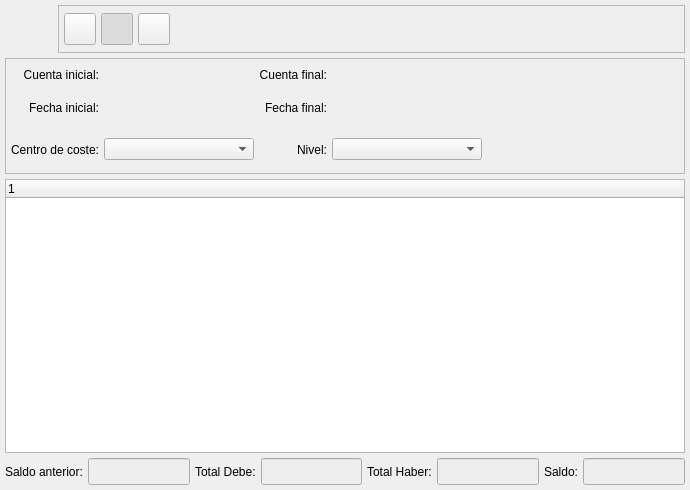
<ui version="4.0" >
 <author>Tomeu Borras Riera</author>
 <class>BalanceTreeBase</class>
 <widget class="QWidget" name="BalanceTreeBase" >
  <property name="geometry" >
   <rect>
    <x>0</x>
    <y>0</y>
    <width>690</width>
    <height>490</height>
   </rect>
  </property>
  <property name="windowTitle" >
   <string>Balance jerarquico de Cuentas</string>
  </property>
  <property name="windowIcon" >
   <iconset resource="../../../bulmages.qrc" >:/BulmaCont32x32/images/png/i_arbolBalance.xpm</iconset>
  </property>
  <layout class="QVBoxLayout" >
   <property name="margin" >
    <number>5</number>
   </property>
   <property name="spacing" >
    <number>5</number>
   </property>
   <item>
    <layout class="QHBoxLayout" >
     <property name="margin" >
      <number>0</number>
     </property>
     <property name="spacing" >
      <number>5</number>
     </property>
     <item>
      <widget class="QLabel" name="pixmapLabel1" >
       <property name="sizePolicy" >
        <sizepolicy>
         <hsizetype>0</hsizetype>
         <vsizetype>0</vsizetype>
         <horstretch>0</horstretch>
         <verstretch>0</verstretch>
        </sizepolicy>
       </property>
       <property name="minimumSize" >
        <size>
         <width>48</width>
         <height>48</height>
        </size>
       </property>
       <property name="maximumSize" >
        <size>
         <width>48</width>
         <height>48</height>
        </size>
       </property>
       <property name="pixmap" >
        <pixmap resource="../../../bulmages.qrc" >:/BulmaCont32x32/images/png/i_arbolBalance.xpm</pixmap>
       </property>
       <property name="scaledContents" >
        <bool>true</bool>
       </property>
      </widget>
     </item>
     <item>
      <widget class="QFrame" name="frame_3" >
       <property name="sizePolicy" >
        <sizepolicy>
         <hsizetype>7</hsizetype>
         <vsizetype>7</vsizetype>
         <horstretch>0</horstretch>
         <verstretch>0</verstretch>
        </sizepolicy>
       </property>
       <property name="maximumSize" >
        <size>
         <width>16777215</width>
         <height>48</height>
        </size>
       </property>
       <property name="frameShape" >
        <enum>QFrame::StyledPanel</enum>
       </property>
       <property name="frameShadow" >
        <enum>QFrame::Raised</enum>
       </property>
       <layout class="QHBoxLayout" >
        <property name="margin" >
         <number>5</number>
        </property>
        <property name="spacing" >
         <number>5</number>
        </property>
        <item>
         <widget class="QToolButton" name="mui_imprimir" >
          <property name="minimumSize" >
           <size>
            <width>32</width>
            <height>32</height>
           </size>
          </property>
          <property name="maximumSize" >
           <size>
            <width>32</width>
            <height>32</height>
           </size>
          </property>
          <property name="toolTip" >
           <string>Borrar albaran</string>
          </property>
          <property name="whatsThis" >
           <string>Borrar albaran</string>
          </property>
          <property name="text" >
           <string/>
          </property>
          <property name="icon" >
           <iconset resource="../../../bulmages.qrc" >:/Genericos32x32/images/png/i_filePrint.xpm</iconset>
          </property>
          <property name="iconSize" >
           <size>
            <width>22</width>
            <height>22</height>
           </size>
          </property>
         </widget>
        </item>
        <item>
         <widget class="QToolButton" name="mui_filtrar" >
          <property name="minimumSize" >
           <size>
            <width>32</width>
            <height>32</height>
           </size>
          </property>
          <property name="maximumSize" >
           <size>
            <width>32</width>
            <height>32</height>
           </size>
          </property>
          <property name="toolTip" >
           <string>Imprimir albaran</string>
          </property>
          <property name="whatsThis" >
           <string>Imprimir albaran</string>
          </property>
          <property name="text" >
           <string/>
          </property>
          <property name="icon" >
           <iconset resource="../../../bulmages.qrc" >:/Genericos32x32/images/png/i_find.png</iconset>
          </property>
          <property name="iconSize" >
           <size>
            <width>22</width>
            <height>22</height>
           </size>
          </property>
          <property name="checkable" >
           <bool>true</bool>
          </property>
          <property name="checked" >
           <bool>true</bool>
          </property>
         </widget>
        </item>
        <item>
         <widget class="QToolButton" name="mui_actualizar" >
          <property name="minimumSize" >
           <size>
            <width>32</width>
            <height>32</height>
           </size>
          </property>
          <property name="maximumSize" >
           <size>
            <width>32</width>
            <height>32</height>
           </size>
          </property>
          <property name="toolTip" >
           <string>Imprimir albaran</string>
          </property>
          <property name="whatsThis" >
           <string>Imprimir albaran</string>
          </property>
          <property name="text" >
           <string/>
          </property>
          <property name="icon" >
           <iconset resource="../../../bulmages.qrc" >:/Genericos32x32/images/png/i_reload.png</iconset>
          </property>
          <property name="iconSize" >
           <size>
            <width>22</width>
            <height>22</height>
           </size>
          </property>
          <property name="checkable" >
           <bool>false</bool>
          </property>
          <property name="checked" >
           <bool>false</bool>
          </property>
         </widget>
        </item>
        <item>
         <spacer>
          <property name="orientation" >
           <enum>Qt::Horizontal</enum>
          </property>
          <property name="sizeType" >
           <enum>QSizePolicy::Expanding</enum>
          </property>
          <property name="sizeHint" >
           <size>
            <width>421</width>
            <height>26</height>
           </size>
          </property>
         </spacer>
        </item>
       </layout>
      </widget>
     </item>
    </layout>
   </item>
   <item>
    <widget class="QFrame" name="frame" >
     <property name="sizePolicy" >
      <sizepolicy>
       <hsizetype>5</hsizetype>
       <vsizetype>1</vsizetype>
       <horstretch>0</horstretch>
       <verstretch>0</verstretch>
      </sizepolicy>
     </property>
     <property name="frameShape" >
      <enum>QFrame::StyledPanel</enum>
     </property>
     <property name="frameShadow" >
      <enum>QFrame::Raised</enum>
     </property>
     <layout class="QGridLayout" >
      <property name="margin" >
       <number>5</number>
      </property>
      <property name="spacing" >
       <number>5</number>
      </property>
      <item row="0" column="4" >
       <spacer>
        <property name="orientation" >
         <enum>Qt::Horizontal</enum>
        </property>
        <property name="sizeType" >
         <enum>QSizePolicy::Expanding</enum>
        </property>
        <property name="sizeHint" >
         <size>
          <width>174</width>
          <height>21</height>
         </size>
        </property>
       </spacer>
      </item>
      <item row="0" column="3" >
       <widget class="BusquedaCuenta" native="1" name="m_codigofinal" >
        <property name="minimumSize" >
         <size>
          <width>150</width>
          <height>0</height>
         </size>
        </property>
       </widget>
      </item>
      <item row="1" column="3" >
       <widget class="BusquedaFecha" native="1" name="m_fechafinal1" >
        <property name="minimumSize" >
         <size>
          <width>150</width>
          <height>0</height>
         </size>
        </property>
       </widget>
      </item>
      <item row="0" column="2" >
       <widget class="QLabel" name="TextLabel1_2" >
        <property name="text" >
         <string>Cuenta final:</string>
        </property>
        <property name="alignment" >
         <set>Qt::AlignRight|Qt::AlignTrailing|Qt::AlignVCenter</set>
        </property>
       </widget>
      </item>
      <item row="1" column="2" >
       <widget class="QLabel" name="TextLabel1_2_2_2" >
        <property name="text" >
         <string>Fecha final:</string>
        </property>
        <property name="alignment" >
         <set>Qt::AlignRight|Qt::AlignTrailing|Qt::AlignVCenter</set>
        </property>
       </widget>
      </item>
      <item row="1" column="0" >
       <widget class="QLabel" name="TextLabel1_2_2" >
        <property name="text" >
         <string>Fecha inicial:</string>
        </property>
        <property name="alignment" >
         <set>Qt::AlignRight|Qt::AlignTrailing|Qt::AlignVCenter</set>
        </property>
       </widget>
      </item>
      <item row="1" column="1" >
       <widget class="BusquedaFecha" native="1" name="m_fechainicial1" >
        <property name="minimumSize" >
         <size>
          <width>150</width>
          <height>0</height>
         </size>
        </property>
       </widget>
      </item>
      <item row="0" column="1" >
       <widget class="BusquedaCuenta" native="1" name="m_codigoinicial" >
        <property name="minimumSize" >
         <size>
          <width>150</width>
          <height>0</height>
         </size>
        </property>
       </widget>
      </item>
      <item row="0" column="0" >
       <widget class="QLabel" name="TextLabel1" >
        <property name="text" >
         <string>Cuenta inicial:</string>
        </property>
        <property name="alignment" >
         <set>Qt::AlignRight|Qt::AlignTrailing|Qt::AlignVCenter</set>
        </property>
       </widget>
      </item>
      <item row="2" column="4" >
       <spacer>
        <property name="orientation" >
         <enum>Qt::Horizontal</enum>
        </property>
        <property name="sizeHint" >
         <size>
          <width>161</width>
          <height>37</height>
         </size>
        </property>
       </spacer>
      </item>
      <item row="1" column="4" >
       <spacer>
        <property name="orientation" >
         <enum>Qt::Horizontal</enum>
        </property>
        <property name="sizeType" >
         <enum>QSizePolicy::Expanding</enum>
        </property>
        <property name="sizeHint" >
         <size>
          <width>161</width>
          <height>36</height>
         </size>
        </property>
       </spacer>
      </item>
      <item row="2" column="2" >
       <widget class="QLabel" name="textLabel1_2" >
        <property name="text" >
         <string>Nivel:</string>
        </property>
        <property name="alignment" >
         <set>Qt::AlignRight|Qt::AlignTrailing|Qt::AlignVCenter</set>
        </property>
       </widget>
      </item>
      <item row="2" column="0" >
       <widget class="QLabel" name="textLabel1" >
        <property name="text" >
         <string>Centro de coste:</string>
        </property>
        <property name="alignment" >
         <set>Qt::AlignRight|Qt::AlignTrailing|Qt::AlignVCenter</set>
        </property>
       </widget>
      </item>
      <item row="2" column="3" >
       <widget class="QComboBox" name="combonivel" >
        <property name="minimumSize" >
         <size>
          <width>150</width>
          <height>0</height>
         </size>
        </property>
       </widget>
      </item>
      <item row="2" column="1" >
       <widget class="BusquedaCCoste" name="mui_combocoste" >
        <property name="minimumSize" >
         <size>
          <width>150</width>
          <height>0</height>
         </size>
        </property>
       </widget>
      </item>
     </layout>
    </widget>
   </item>
   <item>
    <widget class="QTreeWidget" name="listado" />
   </item>
   <item>
    <layout class="QHBoxLayout" >
     <property name="margin" >
      <number>0</number>
     </property>
     <property name="spacing" >
      <number>5</number>
     </property>
     <item>
      <spacer>
       <property name="orientation" >
        <enum>Qt::Horizontal</enum>
       </property>
       <property name="sizeType" >
        <enum>QSizePolicy::Expanding</enum>
       </property>
       <property name="sizeHint" >
        <size>
         <width>16</width>
         <height>25</height>
        </size>
       </property>
      </spacer>
     </item>
     <item>
      <widget class="QLabel" name="TextLabel2" >
       <property name="frameShape" >
        <enum>QFrame::NoFrame</enum>
       </property>
       <property name="frameShadow" >
        <enum>QFrame::Plain</enum>
       </property>
       <property name="text" >
        <string>Saldo anterior:</string>
       </property>
      </widget>
     </item>
     <item>
      <widget class="QLineEdit" name="totalsaldoant" >
       <property name="palette" >
        <palette>
         <active>
          <colorrole role="Base" >
           <brush brushstyle="SolidPattern" >
            <color alpha="255" >
             <red>238</red>
             <green>238</green>
             <blue>238</blue>
            </color>
           </brush>
          </colorrole>
         </active>
         <inactive>
          <colorrole role="Base" >
           <brush brushstyle="SolidPattern" >
            <color alpha="255" >
             <red>238</red>
             <green>238</green>
             <blue>238</blue>
            </color>
           </brush>
          </colorrole>
         </inactive>
         <disabled>
          <colorrole role="Base" >
           <brush brushstyle="SolidPattern" >
            <color alpha="255" >
             <red>255</red>
             <green>255</green>
             <blue>255</blue>
            </color>
           </brush>
          </colorrole>
         </disabled>
        </palette>
       </property>
       <property name="font" >
        <font>
         <pointsize>12</pointsize>
         <weight>75</weight>
         <bold>true</bold>
        </font>
       </property>
       <property name="alignment" >
        <set>Qt::AlignRight</set>
       </property>
       <property name="readOnly" >
        <bool>true</bool>
       </property>
      </widget>
     </item>
     <item>
      <widget class="QLabel" name="TextLabel2_2" >
       <property name="frameShape" >
        <enum>QFrame::NoFrame</enum>
       </property>
       <property name="frameShadow" >
        <enum>QFrame::Plain</enum>
       </property>
       <property name="text" >
        <string>Total Debe:</string>
       </property>
      </widget>
     </item>
     <item>
      <widget class="QLineEdit" name="totaldebe" >
       <property name="palette" >
        <palette>
         <active>
          <colorrole role="Base" >
           <brush brushstyle="SolidPattern" >
            <color alpha="255" >
             <red>238</red>
             <green>238</green>
             <blue>238</blue>
            </color>
           </brush>
          </colorrole>
         </active>
         <inactive>
          <colorrole role="Base" >
           <brush brushstyle="SolidPattern" >
            <color alpha="255" >
             <red>238</red>
             <green>238</green>
             <blue>238</blue>
            </color>
           </brush>
          </colorrole>
         </inactive>
         <disabled>
          <colorrole role="Base" >
           <brush brushstyle="SolidPattern" >
            <color alpha="255" >
             <red>255</red>
             <green>255</green>
             <blue>255</blue>
            </color>
           </brush>
          </colorrole>
         </disabled>
        </palette>
       </property>
       <property name="font" >
        <font>
         <pointsize>12</pointsize>
         <weight>75</weight>
         <bold>true</bold>
        </font>
       </property>
       <property name="alignment" >
        <set>Qt::AlignRight</set>
       </property>
       <property name="readOnly" >
        <bool>true</bool>
       </property>
      </widget>
     </item>
     <item>
      <widget class="QLabel" name="TextLabel2_3" >
       <property name="frameShape" >
        <enum>QFrame::NoFrame</enum>
       </property>
       <property name="frameShadow" >
        <enum>QFrame::Plain</enum>
       </property>
       <property name="text" >
        <string>Total Haber:</string>
       </property>
      </widget>
     </item>
     <item>
      <widget class="QLineEdit" name="totalhaber" >
       <property name="palette" >
        <palette>
         <active>
          <colorrole role="Base" >
           <brush brushstyle="SolidPattern" >
            <color alpha="255" >
             <red>238</red>
             <green>238</green>
             <blue>238</blue>
            </color>
           </brush>
          </colorrole>
         </active>
         <inactive>
          <colorrole role="Base" >
           <brush brushstyle="SolidPattern" >
            <color alpha="255" >
             <red>238</red>
             <green>238</green>
             <blue>238</blue>
            </color>
           </brush>
          </colorrole>
         </inactive>
         <disabled>
          <colorrole role="Base" >
           <brush brushstyle="SolidPattern" >
            <color alpha="255" >
             <red>255</red>
             <green>255</green>
             <blue>255</blue>
            </color>
           </brush>
          </colorrole>
         </disabled>
        </palette>
       </property>
       <property name="font" >
        <font>
         <pointsize>12</pointsize>
         <weight>75</weight>
         <bold>true</bold>
        </font>
       </property>
       <property name="alignment" >
        <set>Qt::AlignRight</set>
       </property>
       <property name="readOnly" >
        <bool>true</bool>
       </property>
      </widget>
     </item>
     <item>
      <widget class="QLabel" name="TextLabel2_4" >
       <property name="frameShape" >
        <enum>QFrame::NoFrame</enum>
       </property>
       <property name="frameShadow" >
        <enum>QFrame::Plain</enum>
       </property>
       <property name="text" >
        <string>Saldo:</string>
       </property>
      </widget>
     </item>
     <item>
      <widget class="QLineEdit" name="totalsaldo" >
       <property name="palette" >
        <palette>
         <active>
          <colorrole role="Base" >
           <brush brushstyle="SolidPattern" >
            <color alpha="255" >
             <red>238</red>
             <green>238</green>
             <blue>238</blue>
            </color>
           </brush>
          </colorrole>
         </active>
         <inactive>
          <colorrole role="Base" >
           <brush brushstyle="SolidPattern" >
            <color alpha="255" >
             <red>238</red>
             <green>238</green>
             <blue>238</blue>
            </color>
           </brush>
          </colorrole>
         </inactive>
         <disabled>
          <colorrole role="Base" >
           <brush brushstyle="SolidPattern" >
            <color alpha="255" >
             <red>255</red>
             <green>255</green>
             <blue>255</blue>
            </color>
           </brush>
          </colorrole>
         </disabled>
        </palette>
       </property>
       <property name="font" >
        <font>
         <pointsize>12</pointsize>
         <weight>75</weight>
         <bold>true</bold>
        </font>
       </property>
       <property name="alignment" >
        <set>Qt::AlignRight</set>
       </property>
       <property name="readOnly" >
        <bool>true</bool>
       </property>
      </widget>
     </item>
    </layout>
   </item>
  </layout>
 </widget>
 <layoutdefault spacing="2" margin="5" />
 <customwidgets>
  <customwidget>
   <class>BusquedaCCoste</class>
   <extends>QComboBox</extends>
   <header>busquedaccoste.h</header>
  </customwidget>
  <customwidget>
   <class>BusquedaFecha</class>
   <extends>QWidget</extends>
   <header>../../bulmalib/src/busquedafecha.h</header>
  </customwidget>
  <customwidget>
   <class>BusquedaCuenta</class>
   <extends>QWidget</extends>
   <header>busquedacuenta.h</header>
  </customwidget>
 </customwidgets>
 <resources>
  <include location="../../../bulmages.qrc" />
 </resources>
 <connections>
  <connection>
   <sender>mui_filtrar</sender>
   <signal>toggled(bool)</signal>
   <receiver>frame</receiver>
   <slot>setShown(bool)</slot>
   <hints>
    <hint type="sourcelabel" >
     <x>148</x>
     <y>36</y>
    </hint>
    <hint type="destinationlabel" >
     <x>219</x>
     <y>66</y>
    </hint>
   </hints>
  </connection>
 </connections>
</ui>
